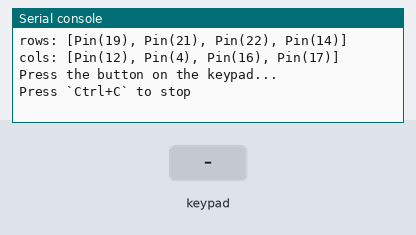
A program run on a simulated ESP32 board running MicroPython. Shown: the last lines printed to the serial console. Inputs (shaded band) come from the test bench.

Above: at 1.2 s.
1.3 s: key '1' pressed
At 2.6 s:
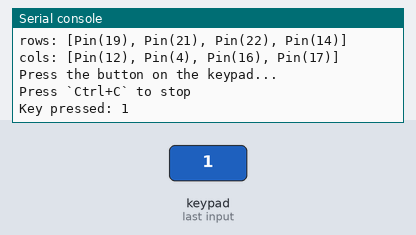
2.9 s: keypad keys 1 2 # pressed 0.4 s apart
At 5.2 s:
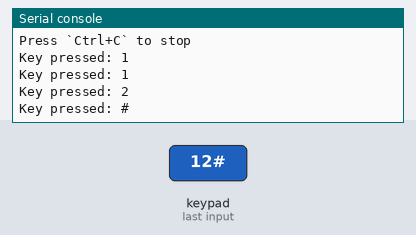
5.6 s: key 'A' pressed
At 6.9 s:
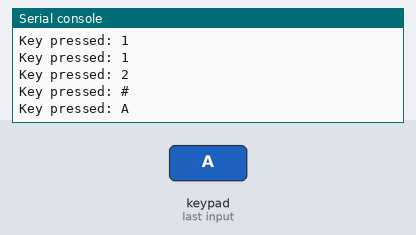
7.2 s: keypad keys 1 2 * pressed 0.4 s apart
At 8.7 s:
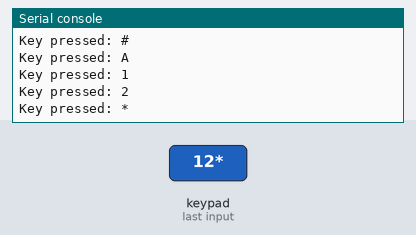
9.9 s: key 'B' pressed
At 11.2 s:
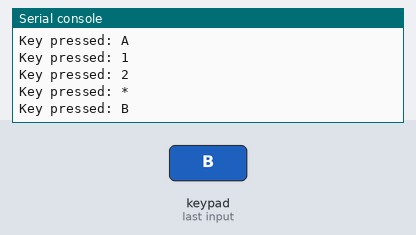
11.5 s: keypad keys 1 2 D pressed 0.4 s apart
At 13.1 s:
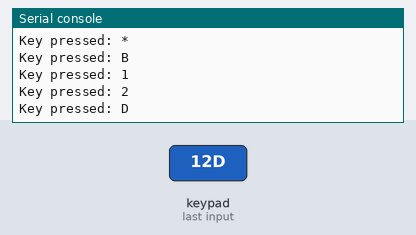

Measured:
- after the input at 1.3 s, the serial console: prints a new line after 0.17 s (image 1)
- after the input at 2.9 s, the serial console: prints a new line after 0.56 s (image 2)
- after the input at 5.6 s, the serial console: prints a new line after 0.16 s (image 3)
- after the input at 7.2 s, the serial console: prints a new line after 0.17 s (image 4)
- after the input at 9.9 s, the serial console: prints a new line after 0.16 s (image 5)
- after the input at 11.5 s, the serial console: prints a new line after 0.17 s (image 6)

The program:

keypad.py
```python
"""
MicroPython Keypad Scanning

This MicroPython script scans a 4x4 keypad with rows as outputs
and columns as input pins with pull-up resistors. It detects
key presses and prints the pressed key.

Components:
- ESP32-based board
- Rows R1-R4: GPIO pins 19, 21, 22, 14 (set as Pin.OUT)
- Columns C1-C4: GPIO pins 12, 4, 16, 17 (set as Pin.IN with Pin.PULL_UP)

Author: Tomas Fryza

Creation date: 2023-10-12
Last modified: 2025-10-01
"""

from machine import Pin
import time

# Define the GPIO pins for rows (outputs) and columns (inputs with pull-ups)
row_pins = [Pin(pin, Pin.OUT) for pin in (19, 21, 22, 14)]
col_pins = [Pin(pin, Pin.IN, Pin.PULL_UP) for pin in (12, 4, 16, 17)]

# Print info about pins
print(f"rows: {row_pins}")
print(f"cols: {col_pins}")

# Define the keypad matrix layout
keypad = [
    ["1", "2", "3", "A"],
    ["4", "5", "6", "B"],
    ["7", "8", "9", "C"],
    ["*", "0", "#", "D"],
]


def scan_keypad():
    key = None

    for row_num in range(len(row_pins)):
        # Set the current row LOW and the rest HIGH
        for r in range(len(row_pins)):
            row_pins[r].value(0 if r == row_num else 1)

        # Wait for signal to settle
        time.sleep_us(10)

        for col_num in range(len(col_pins)):
            # Read the column input
            if col_pins[col_num].value() == 0:
                key = keypad[row_num][col_num]
                while not col_pins[col_num].value():
                    pass  # Wait for key release

    return key


print("Press the button on the keypad...")
print("Press `Ctrl+C` to stop")

try:
    # Forever loop
    while True:
        key_pressed = scan_keypad()
        if key_pressed:
            print(f"Key pressed: {key_pressed}")
            time.sleep(0.01)  # Short debounce delay

except KeyboardInterrupt:
    # This part runs when Ctrl+C is pressed
    print("Program stopped. Exiting...")

    # Optional cleanup code
```
